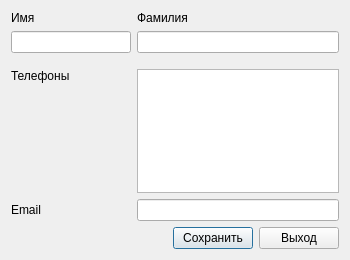
<?xml version="1.0" encoding="UTF-8"?>
<ui version="4.0">
 <class>ContactDialog</class>
 <widget class="QDialog" name="ContactDialog">
  <property name="geometry">
   <rect>
    <x>0</x>
    <y>0</y>
    <width>350</width>
    <height>260</height>
   </rect>
  </property>
  <property name="sizePolicy">
   <sizepolicy hsizetype="Preferred" vsizetype="Preferred">
    <horstretch>0</horstretch>
    <verstretch>0</verstretch>
   </sizepolicy>
  </property>
  <property name="minimumSize">
   <size>
    <width>0</width>
    <height>260</height>
   </size>
  </property>
  <property name="maximumSize">
   <size>
    <width>16777215</width>
    <height>16777215</height>
   </size>
  </property>
  <property name="windowTitle">
   <string>Контакт</string>
  </property>
  <layout class="QVBoxLayout" name="verticalLayout">
   <item>
    <layout class="QGridLayout" name="gridLayout">
     <item row="0" column="2">
      <widget class="QLabel" name="label_2">
       <property name="text">
        <string>Фамилия</string>
       </property>
      </widget>
     </item>
     <item row="4" column="0">
      <widget class="QLabel" name="label_3">
       <property name="text">
        <string>Телефоны</string>
       </property>
       <property name="alignment">
        <set>Qt::AlignLeading|Qt::AlignLeft|Qt::AlignTop</set>
       </property>
      </widget>
     </item>
     <item row="2" column="1">
      <spacer name="horizontalSpacer_2">
       <property name="orientation">
        <enum>Qt::Horizontal</enum>
       </property>
       <property name="sizeHint" stdset="0">
        <size>
         <width>40</width>
         <height>20</height>
        </size>
       </property>
      </spacer>
     </item>
     <item row="3" column="0">
      <spacer name="verticalSpacer">
       <property name="orientation">
        <enum>Qt::Vertical</enum>
       </property>
       <property name="sizeType">
        <enum>QSizePolicy::Fixed</enum>
       </property>
       <property name="sizeHint" stdset="0">
        <size>
         <width>20</width>
         <height>10</height>
        </size>
       </property>
      </spacer>
     </item>
     <item row="5" column="2">
      <widget class="QLineEdit" name="email"/>
     </item>
     <item row="2" column="2">
      <widget class="QLineEdit" name="surname"/>
     </item>
     <item row="0" column="0">
      <widget class="QLabel" name="label">
       <property name="text">
        <string>Имя</string>
       </property>
      </widget>
     </item>
     <item row="2" column="0">
      <widget class="QLineEdit" name="name">
       <property name="minimumSize">
        <size>
         <width>120</width>
         <height>0</height>
        </size>
       </property>
       <property name="maximumSize">
        <size>
         <width>16777215</width>
         <height>16777215</height>
        </size>
       </property>
      </widget>
     </item>
     <item row="5" column="0">
      <widget class="QLabel" name="label_4">
       <property name="text">
        <string>Email</string>
       </property>
      </widget>
     </item>
     <item row="4" column="2">
      <widget class="QPlainTextEdit" name="tel"/>
     </item>
    </layout>
   </item>
   <item>
    <layout class="QHBoxLayout" name="horizontalLayout">
     <item>
      <spacer name="horizontalSpacer">
       <property name="orientation">
        <enum>Qt::Horizontal</enum>
       </property>
       <property name="sizeHint" stdset="0">
        <size>
         <width>40</width>
         <height>20</height>
        </size>
       </property>
      </spacer>
     </item>
     <item>
      <widget class="QPushButton" name="saveContactButton">
       <property name="text">
        <string>Сохранить</string>
       </property>
      </widget>
     </item>
     <item>
      <widget class="QPushButton" name="exitContactButton">
       <property name="text">
        <string>Выход</string>
       </property>
      </widget>
     </item>
    </layout>
   </item>
  </layout>
 </widget>
 <tabstops>
  <tabstop>name</tabstop>
  <tabstop>surname</tabstop>
  <tabstop>tel</tabstop>
  <tabstop>email</tabstop>
  <tabstop>saveContactButton</tabstop>
  <tabstop>exitContactButton</tabstop>
 </tabstops>
 <resources/>
 <connections/>
</ui>
